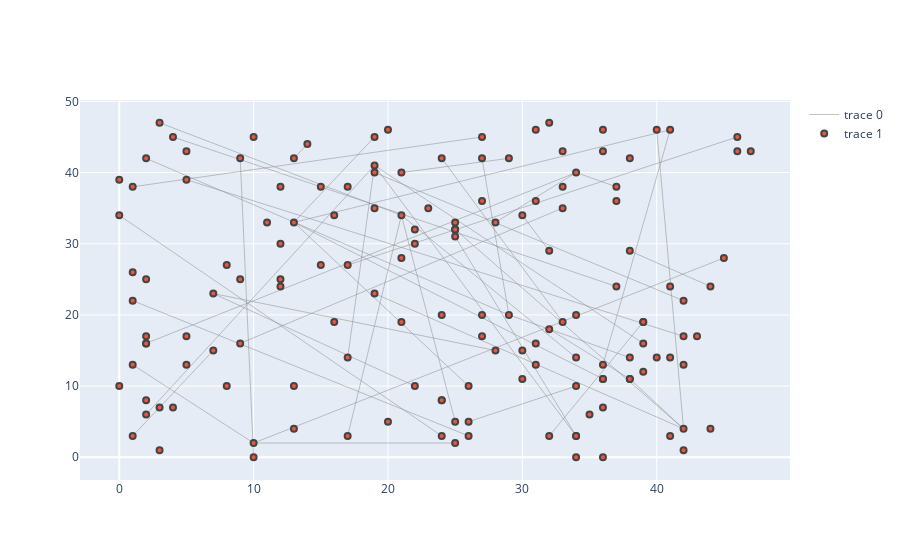

Notebook code for this chart:
### Code cell
# graph plots
import plotly.graph_objects as go
import pandas as pd
import plotly.express as px
import json
import pprint
import pandas as pd
import networkx as nx
import random

parsed_dict = {}
nodes = set()
edges = []
pos = None
dim = 2
seed = None
with open("callgraph.json") as f:
    data = json.load(f)
    for i in data.keys():
        for j in data[i]:
            name, scope, n_file = j.split(" ")
            if j not in parsed_dict:
                parsed_dict[name] = {}
                nodes.add(name)
            if name == i:
                parsed_dict[name]['parent'] = ''
            else:
                parsed_dict[name]['parent'] = i


for i in list(filter(lambda x: parsed_dict[x]['parent'] != '', parsed_dict.keys())):
    edges.append((i, parsed_dict[i]['parent']))
    
G = nx.Graph()
G.add_nodes_from(nodes)
if pos is None:
    pos = {v: [random.randint(0, len(edges)) for i in range(dim)] for v in nodes}
nx.set_node_attributes(G, pos, "pos")

G.add_edges_from(edges)

edge_x = []
edge_y = []
for edge in G.edges():
    x0, y0 = G.nodes[edge[0]]['pos']
    x1, y1 = G.nodes[edge[1]]['pos']
    edge_x.append(x0)
    edge_x.append(x1)
    edge_x.append(None)
    edge_y.append(y0)
    edge_y.append(y1)
    edge_y.append(None)

edge_trace = go.Scatter(
    x=edge_x, y=edge_y,
    line=dict(width=0.5, color='#888'),
    mode='lines')

node_x = []
node_y = []
for node in nodes:
    x, y = G.nodes[node]['pos']
    node_x.append(x)
    node_y.append(y)


node_trace = go.Scatter(
    x=node_x, y=node_y,
    mode='markers',
    hoverinfo='text',
    marker=dict(line_width=2))

node_adjacencies = []
node_text = []
for node in G.nodes():
    node_text.append(node)

node_trace.text = node_text

fig = go.Figure(data=[edge_trace, node_trace],
             layout=go.Layout(
                titlefont_size=16))
fig.show()

### Figure 1 — Plotly figure (JSON) as saved in the notebook; plotly's stock layout.template omitted (floating-point values rounded to 4 significant figures; data arrays with more than 128 entries replaced by an {"elided": "..."} marker saying what was removed)
{"data": [{"line": {"color": "#888", "width": 0.5}, "mode": "lines", "type": "scatter", "x": {"elided": "141 int values"}, "y": {"elided": "141 int values"}}, {"hoverinfo": "text", "marker": {"line": {"width": 2}}, "mode": "markers", "text": {"elided": "150 str values"}, "type": "scatter", "x": {"elided": "150 int values"}, "y": {"elided": "150 int values"}}], "layout": {"title": {"font": {"size": 16}}}}
